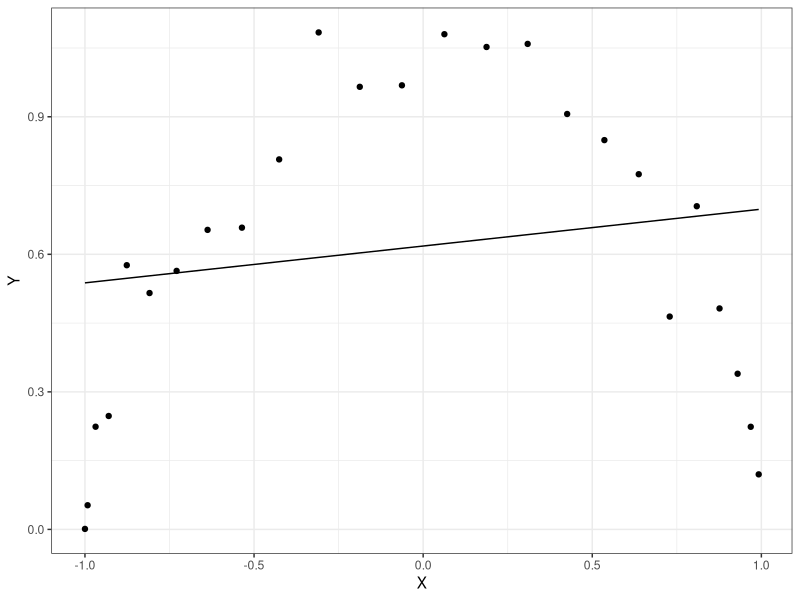
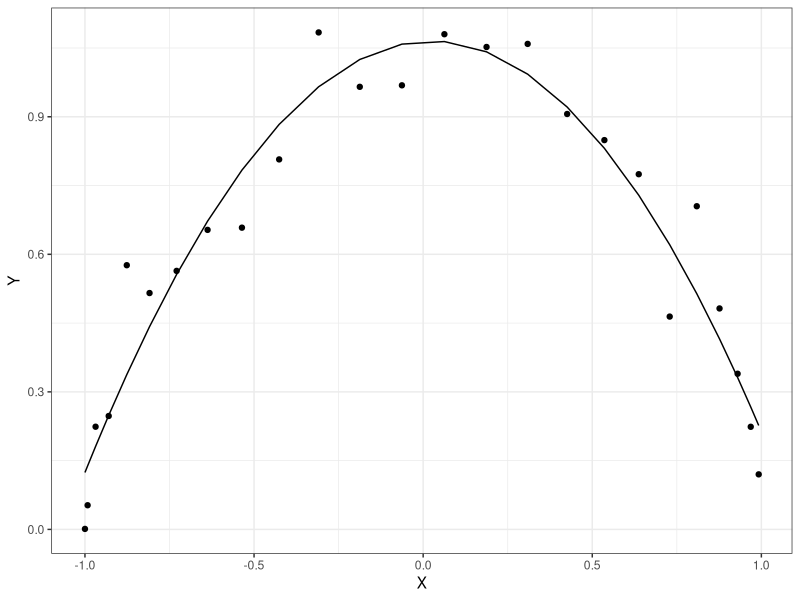
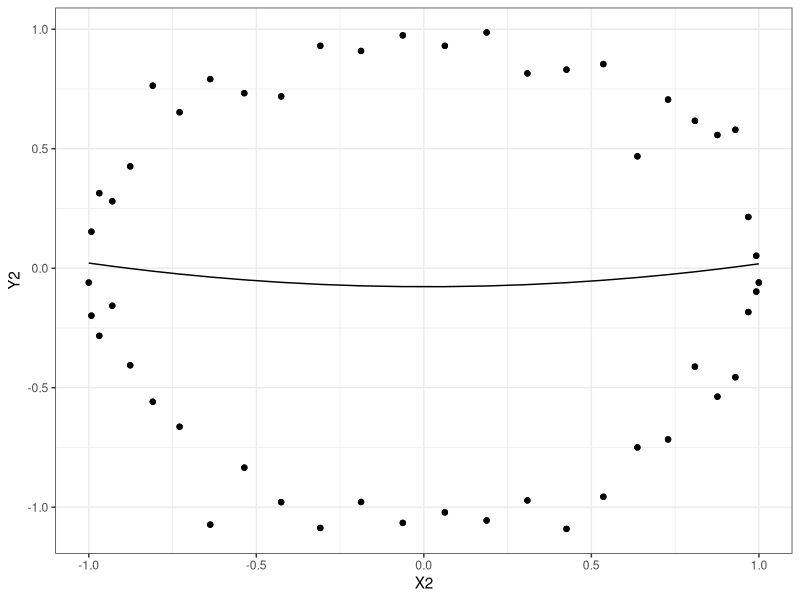

Here is the R script that generated these plots, in order:
## ---- chunk 1
knitr::opts_chunk$set(echo = TRUE)
## ---- chunk 2
U = seq(0.04, 1.00, 0.04)
X = cos(pi*U)
Y = sin(pi*U) + rnorm(25, 0, sqrt(.01))
mod <- lm(Y ~ X)

library(ggplot2)
ggplot(data = NULL, aes(x = X)) +
  geom_point(aes(y = Y)) +
  geom_line(aes(y = predict(mod))) +
  theme_bw()
## ---- chunk 3
cor(X,Y)
## ---- chunk 4
mod2 <- lm(Y ~ X + I(X^2))
summary(mod2)

ggplot(data = NULL, aes(x = X)) +
  geom_point(aes(y = Y)) +
  geom_line(aes(y = predict(mod2))) +
  theme_bw()
## ---- chunk 5
sd(residuals(mod2))
## ---- chunk 6
U2 = seq(-2, 2, 0.04)
X2 = cos(pi*U2)
Y2 = sin(pi*U2) + rnorm(25, 0, sqrt(.01))
mod3 <- lm(Y2 ~ X2 + I(X2^2))

library(ggplot2)
ggplot(data = NULL, aes(x = X2)) +
  geom_point(aes(y = Y2)) +
  geom_line(aes(y = predict(mod3))) +
  theme_bw()
